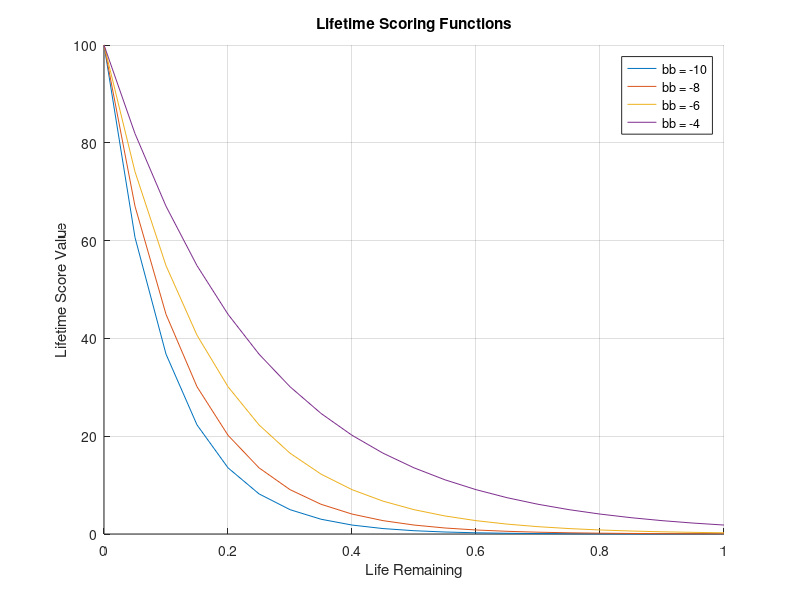

Source code (MATLAB):

lifeMult = 100;
lambdas = -10:2:-4;
lifeLeft = 0:0.05:1;


figure; hold on;
for iLam = 1:length(lambdas)
    lifeDat(:,iLam) = lifeMult * exp(lambdas(iLam) .* lifeLeft);
    plot(lifeLeft,lifeDat(:,iLam),'DisplayName',sprintf('\x03bb = %+d',lambdas(iLam)))
end
legend
%figure; plot(lifeLeft,lifeDat)
grid on;
xlabel('Life Remaining')
ylabel('Lifetime Score Value')
title('Lifetime Scoring Functions')



%fprintf('\x03bb %g\t', 10)